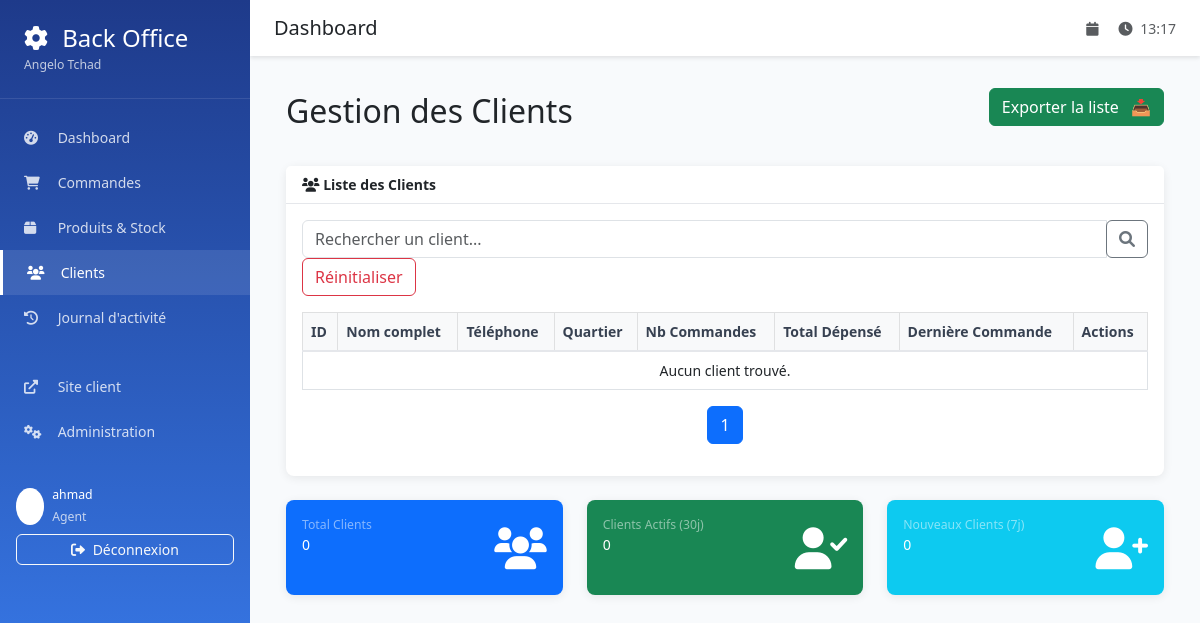
Page /backoffice/clients/ (signed in) on the earlier database version.
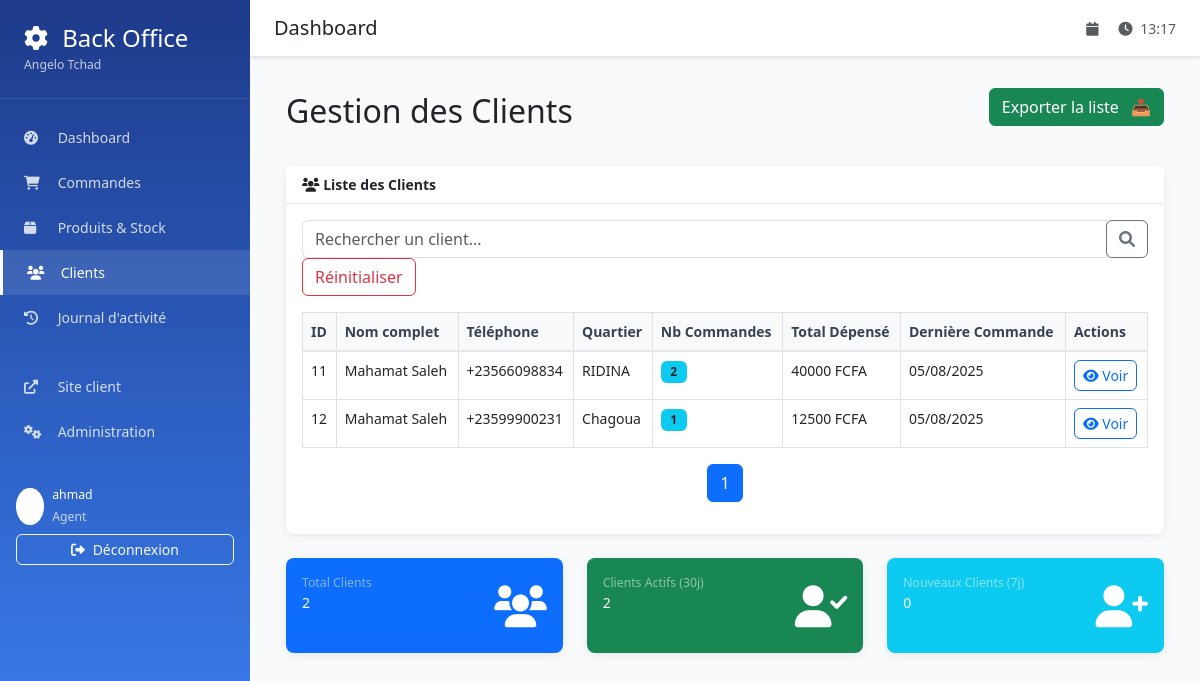
Same page on the later database version.
### orders/models.py (models this page shows, shortened)
class Client(models.Model):
    first_name = models.CharField(max_length=100, verbose_name="Prénom")
    last_name = models.CharField(max_length=100, verbose_name="Nom")
    phone_regex = RegexValidator(
            regex=r'^(\+235\s?)?\d{2}(\s?\d{2}){3}$',
            message="Entrez un numéro valide au format : +235 XX XX XX XX ou 66 XX XX XX"
        )
    phone_number = models.CharField(
            validators=[phone_regex],
            max_length=17,
            verbose_name="Numéro de téléphone"
        )
    neighborhood = models.CharField(max_length=200, verbose_name="Quartier")
    address_details = models.TextField(blank=True, verbose_name="Détails de l'adresse")
    created_at = models.DateTimeField(auto_now_add=True)
    class Meta:
        verbose_name = "Client"
        verbose_name_plural = "Clients"
        ordering = ['last_name', 'first_name']
    @property
    def full_name(self):
        return f"{self.first_name} {self.last_name}"

### backoffice/views.py (the view)
# urls.py: path('clients/', views.clients_list, name='clients_list'),
@login_required
def clients_list(request):
    search = request.GET.get('search', '')
    clients = Client.objects.all()
    if search:
        clients = clients.filter(full_name__icontains=search)
    clients = clients.annotate(
        orders_count=Count('order'),
        total_spent=Sum('order__total_amount'),
        last_order_date=Max('order__created_at')
    )
    paginator = Paginator(clients, 10)  # 10 clients par page
    page_number = request.GET.get('page')
    page_obj = paginator.get_page(page_number)
    total_clients = Client.objects.count()
    thirty_days_ago = timezone.now() - timedelta(days=30)
    active_clients = Client.objects.filter(created_at__gte=thirty_days_ago).count()
    seven_days_ago = timezone.now() - timedelta(days=7)
    new_clients = Client.objects.filter(created_at__gte=seven_days_ago).count()
    context = {
        'page_obj': page_obj,
        'search': search,
        'total_clients': total_clients,
        'active_clients': active_clients,
        'new_clients': new_clients,
    }
    return render(request, 'backoffice/clients_list.html', context)

### templates/backoffice/clients_list.html (shortened to what the changed rows need)
{% extends 'backoffice/base.html' %}
{% load static %}
{% block content %}
<div class="container-fluid">
    <div class="d-flex justify-content-between align-items-center mb-4">
        <h2>Gestion des Clients</h2>
    </div>
    <div class="card mb-4">
        <div class="card-body">
            <div class="table-responsive">
                <table class="table table-bordered" id="clientsTable" width="100%" cellspacing="0">
                    <thead class="table-light">
                        <tr>
                            <th>ID</th>
                            <th>Nom complet</th>
                            <th>Téléphone</th>
                            <th>Quartier</th>
                            <th>Nb Commandes</th>
                            <th>Total Dépensé</th>
                            <th>Dernière Commande</th>
                            <th>Actions</th>
                        </tr>
                    </thead>
                    <tbody>
                        {% for client in page_obj %}
                        <tr>
                            <td>{{ client.id }}</td>
                            <td>{{ client.full_name }}</td>
                            <td>{{ client.phone_number }}</td>
                            <td>{{ client.neighborhood }}</td>
                            <td>
                                <span class="badge bg-info text-dark">{{ client.orders_count }}</span>
                            </td>
                            <td>
                                {% if client.total_spent %}
                                    {{ client.total_spent|floatformat:0 }} FCFA
                                {% else %}
                                    0 FCFA
                                {% endif %}
                            </td>
                            <td>
                                {% if client.last_order_date %}
                                    {{ client.last_order_date|date:"d/m/Y" }}
                                {% else %}
                                    -
                                {% endif %}
                            </td>
                            <td>
                                <a href="{% url 'backoffice:client_detail' client.id %}" class="btn btn-sm btn-outline-primary">
                                    <i class="fas fa-eye"></i> Voir
                                </a>
                            </td>
                        </tr>
                        {% empty %}
                        <tr>
                            <td colspan="8" class="text-center">Aucun client trouvé.</td>
                        </tr>
                        {% endfor %}
                    </tbody>
                </table>
            </div>
            <nav aria-label="Page navigation example">
                <ul class="pagination justify-content-center">
                    {% for i in page_obj.paginator.page_range %}
                        {% if page_obj.number == i %}
                            <li class="page-item active"><a class="page-link" href="#">{{ i }}</a></li>
                        {% else %}
                            <li class="page-item"><a class="page-link" href="?page={{ i }}{% if search %}&search={{ search }}{% endif %}">{{ i }}</a></li>
                        {% endif %}
                    {% endfor %}
                </ul>
            </nav>
        </div>
    </div>
    <div class="row">
    <div class="col-md-4">
        <div class="card bg-primary text-white mb-4">
            <div class="card-body">
                <div class="d-flex justify-content-between">
                    <div>
                        <div class="text-white-50 small">Total Clients</div>
                        <div class="text-lg font-weight-bold">{{ total_clients }}</div>
                    </div>
                </div>
            </div>
        </div>
    </div>
    <div class="col-md-4">
        <div class="card bg-success text-white mb-4">
            <div class="card-body">
                <div class="d-flex justify-content-between">
                    <div>
                        <div class="text-white-50 small">Clients Actifs (30j)</div>
                        <div class="text-lg font-weight-bold">{{ active_clients }}</div>
                    </div>
                </div>
            </div>
        </div>
    </div>
</div>
{% endblock %}

Differences in the rows shown:
added Client: id "11", full_name "Mahamat Saleh", phone_number "+23566098834", neighborhood "RIDINA", orders_count "2", total_spent "40000", last_order_date "05/08/2025"
added Client: id "12", full_name "Mahamat Saleh", phone_number "+23599900231", neighborhood "Chagoua", orders_count "1", total_spent "12500", last_order_date "05/08/2025"
Other differences:
{{ total_clients }}: "0" → "2"
{{ active_clients }}: "0" → "2"
text no longer shown: "Aucun client trouvé."
